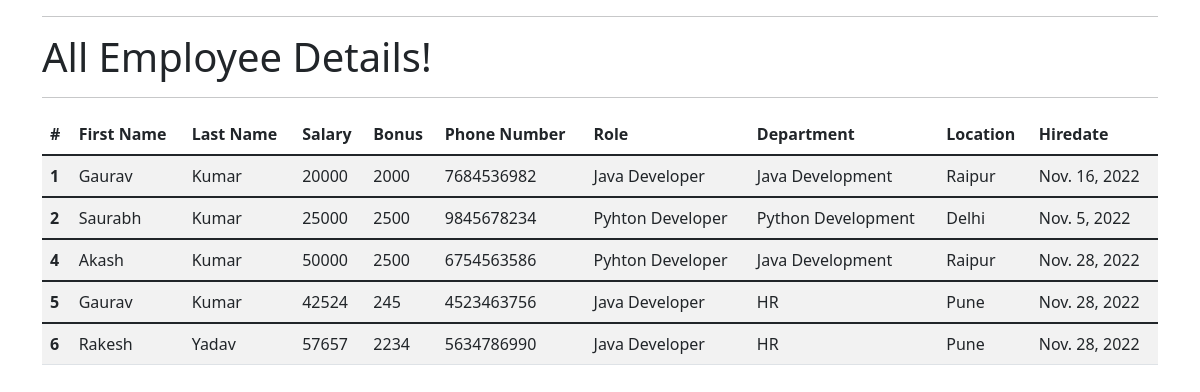
The app's page /all_emp with its own data.
### emp_app/models.py (models this page shows, shortened)
class Employee(models.Model) :
    first_name = models.CharField(max_length=100, null=False)
    last_name = models.CharField(max_length=100)
    dept = models.ForeignKey(Department, on_delete=models.CASCADE)
    salary = models.IntegerField(default=0)
    bonus = models.IntegerField(default=0)
    role = models.ForeignKey(Role, on_delete=models.CASCADE)
    phone = models.IntegerField(default=0)
    hire_date = models.DateField()
    def __str__(self):
        return "%s %s %s" %(self.first_name, self.last_name, self.phone)

class Role(models.Model) :
    name = models.CharField(max_length=100, null=False)

class Department(models.Model) :
    name = models.CharField(max_length=100, null=False)
    location = models.CharField(max_length=100)

### emp_app/views.py (the view)
# urls.py: path('all_emp', views.all_emp, name='all_emp'),
def all_emp(request):
    emps = Employee.objects.all()
    context = {
        'emps': emps
    }
    print(context)
    return render(request, 'view_all_emp.html', context)

### emp_app/templates/view_all_emp.html (shortened to what this page needs)
<!DOCTYPE html>
<html lang="en">
<head>
  <link href="https://cdn.jsdelivr.net/npm/bootstrap@5.1.3/dist/css/bootstrap.min.css" rel="stylesheet">
</head>
  <body>
  <div class="container">
    <hr>
          <h1>All Employee Details!</h1>
    <hr>
     <table class="table table-striped">
  <thead>
    <tr>
      <th scope="col">#</th>
      <th scope="col">First Name</th>
      <th scope="col">Last Name</th>
      <th scope="col">Salary</th>
      <th scope="col">Bonus</th>
      <th scope="col">Phone Number</th>
      <th scope="col">Role</th>
      <th scope="col">Department</th>
      <th scope="col">Location</th>
      <th scope="col">Hiredate</th>
    </tr>
  </thead>
         {% for emp in emps %}
  <tbody>
    <tr>
      <th scope="row">{{emp.id}}</th>
      <td>{{emp.first_name}}</td>
      <td>{{emp.last_name}}</td>
      <td>{{emp.salary}}</td>
      <td>{{emp.bonus}}</td>
      <td>{{emp.phone}}</td>
      <td>{{emp.role.name}}</td>
      <td>{{emp.dept.name}}</td>
      <td>{{emp.dept.location}}</td>
      <td>{{emp.hire_date}}</td>
    </tr>
  </tbody>
         {% endfor %}
</table>
  </div>
  </body>
</html>

### records on screen
Employee: id "1", first_name "Gaurav", last_name "Kumar", salary "20000", bonus "2000", phone "7684536982", role.name "Java Developer", dept.name "Java Development", dept.location "Raipur", hire_date "Nov. 16, 2022"
Employee: id "2", first_name "Saurabh", last_name "Kumar", salary "25000", bonus "2500", phone "9845678234", role.name "Pyhton Developer", dept.name "Python Development", dept.location "Delhi", hire_date "Nov. 5, 2022"
Employee: id "4", first_name "Akash", last_name "Kumar", salary "50000", bonus "2500", phone "6754563586", role.name "Pyhton Developer", dept.name "Java Development", dept.location "Raipur", hire_date "Nov. 28, 2022"
Employee: id "5", first_name "Gaurav", last_name "Kumar", salary "42524", bonus "245", phone "4523463756", role.name "Java Developer", dept.name "HR", dept.location "Pune", hire_date "Nov. 28, 2022"
Employee: id "6", first_name "Rakesh", last_name "Yadav", salary "57657", bonus "2234", phone "5634786990", role.name "Java Developer", dept.name "HR", dept.location "Pune", hire_date "Nov. 28, 2022"
